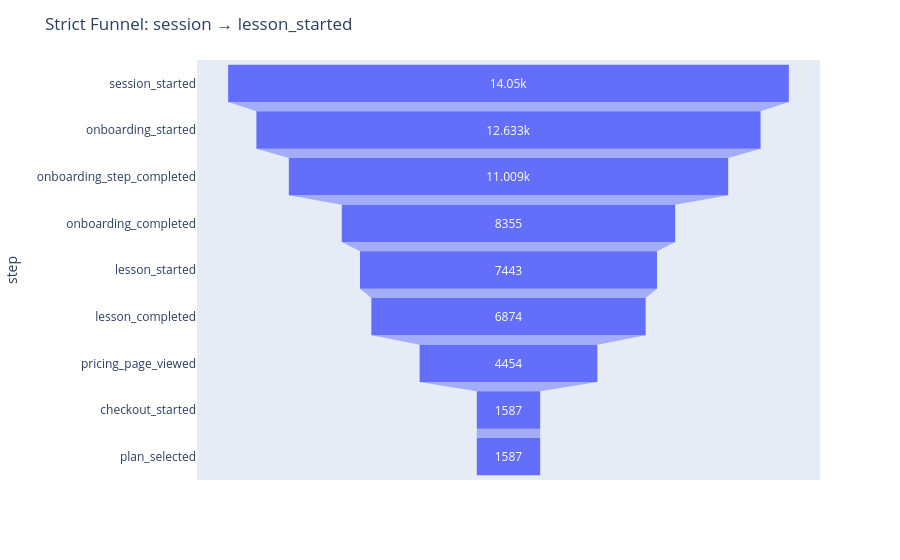

Write notebook code for a chart like this one.
### Code cell
import pandas as pd
import plotly.express as px

df = funnel_join2.copy()
df["event_timestamp"] = pd.to_datetime(df["event_timestamp"], errors="coerce")

steps = [
    "session_started",
    "onboarding_started",
    "onboarding_step_completed",
    "onboarding_completed",
    "lesson_started",
    "lesson_completed",
    "pricing_page_viewed",
    "checkout_started",
    "plan_selected",
]

# 각 단계 수행한 유저
step_users = {
    step: set(df.loc[df["event_name"].eq(step), "user_id"].dropna().unique())
    for step in steps
}

# 깔때기: 이전 단계까지 모두 수행한 유저만 유지
current = step_users[steps[0]].copy()
funnel_counts = []

funnel_counts.append([steps[0], len(current)])
for step in steps[1:]:
    current = current & step_users[step]
    funnel_counts.append([step, len(current)])

funnel_counts = pd.DataFrame(funnel_counts, columns=["step", "users"])

# 퍼널 차트
fig = px.funnel(funnel_counts, x="users", y="step")
fig.update_layout(title="Strict Funnel: session → lesson_started")
fig.show()

### Figure 1 — Plotly figure (JSON) as saved in the notebook; plotly's stock layout.template omitted (floating-point values rounded to 4 significant figures)
{"data": [{"hovertemplate": "users=%{x}<br>step=%{y}<extra></extra>", "legendgroup": "", "marker": {"color": "#636efa"}, "name": "", "orientation": "h", "showlegend": false, "type": "funnel", "x": [14050, 12633, 11009, 8355, 7443, 6874, 4454, 1587, 1587], "xaxis": "x", "y": ["session_started", "onboarding_started", "onboarding_step_completed", "onboarding_completed", "lesson_started", "lesson_completed", "pricing_page_viewed", "checkout_started", "plan_selected"], "yaxis": "y"}], "layout": {"legend": {"tracegroupgap": 0}, "margin": {"t": 60}, "title": {"text": "Strict Funnel: session → lesson_started"}, "xaxis": {"anchor": "y", "domain": [0, 1], "title": {"text": "users"}}, "yaxis": {"anchor": "x", "domain": [0, 1], "title": {"text": "step"}}}}
